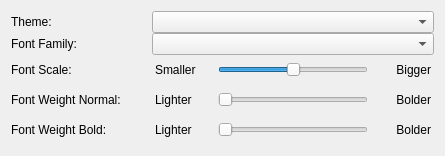
<?xml version="1.0" encoding="UTF-8"?>
<ui version="4.0">
 <class>AppearanceWidget</class>
 <widget class="QWidget" name="AppearanceWidget">
  <property name="geometry">
   <rect>
    <x>0</x>
    <y>0</y>
    <width>445</width>
    <height>156</height>
   </rect>
  </property>
  <layout class="QVBoxLayout" name="verticalLayout">
   <item>
    <layout class="QGridLayout" name="gridLayout" columnstretch="1,0,1" columnminimumwidth="1,0,1">
     <property name="sizeConstraint">
      <enum>QLayout::SetDefaultConstraint</enum>
     </property>
     <property name="spacing">
      <number>0</number>
     </property>
     <item row="3" column="2">
      <layout class="QHBoxLayout" name="hLayoutNormal">
       <property name="sizeConstraint">
        <enum>QLayout::SetFixedSize</enum>
       </property>
       <item>
        <widget class="QLabel" name="lblLighterNormal">
         <property name="minimumSize">
          <size>
           <width>60</width>
           <height>0</height>
          </size>
         </property>
         <property name="maximumSize">
          <size>
           <width>60</width>
           <height>16777215</height>
          </size>
         </property>
         <property name="text">
          <string>Lighter</string>
         </property>
         <property name="alignment">
          <set>Qt::AlignLeading|Qt::AlignLeft|Qt::AlignVCenter</set>
         </property>
        </widget>
       </item>
       <item>
        <widget class="QSlider" name="fontWeightNormalSlider">
         <property name="sizePolicy">
          <sizepolicy hsizetype="Expanding" vsizetype="Fixed">
           <horstretch>0</horstretch>
           <verstretch>0</verstretch>
          </sizepolicy>
         </property>
         <property name="minimumSize">
          <size>
           <width>150</width>
           <height>0</height>
          </size>
         </property>
         <property name="maximumSize">
          <size>
           <width>150</width>
           <height>16777215</height>
          </size>
         </property>
         <property name="minimum">
          <number>0</number>
         </property>
         <property name="maximum">
          <number>5</number>
         </property>
         <property name="value">
          <number>0</number>
         </property>
         <property name="orientation">
          <enum>Qt::Horizontal</enum>
         </property>
        </widget>
       </item>
       <item>
        <widget class="QLabel" name="lblBolderNormal">
         <property name="minimumSize">
          <size>
           <width>60</width>
           <height>0</height>
          </size>
         </property>
         <property name="maximumSize">
          <size>
           <width>60</width>
           <height>16777215</height>
          </size>
         </property>
         <property name="text">
          <string>Bolder</string>
         </property>
         <property name="alignment">
          <set>Qt::AlignRight|Qt::AlignTrailing|Qt::AlignVCenter</set>
         </property>
        </widget>
       </item>
      </layout>
     </item>
     <item row="3" column="0">
      <widget class="QLabel" name="lblFontWeightNormal">
       <property name="minimumSize">
        <size>
         <width>0</width>
         <height>0</height>
        </size>
       </property>
       <property name="text">
        <string>Font Weight Normal:</string>
       </property>
      </widget>
     </item>
     <item row="2" column="2">
      <layout class="QHBoxLayout" name="hLayoutScale">
       <property name="sizeConstraint">
        <enum>QLayout::SetFixedSize</enum>
       </property>
       <item>
        <widget class="QLabel" name="lblSmaller">
         <property name="minimumSize">
          <size>
           <width>60</width>
           <height>0</height>
          </size>
         </property>
         <property name="maximumSize">
          <size>
           <width>60</width>
           <height>16777215</height>
          </size>
         </property>
         <property name="text">
          <string>Smaller</string>
         </property>
         <property name="alignment">
          <set>Qt::AlignLeading|Qt::AlignLeft|Qt::AlignVCenter</set>
         </property>
        </widget>
       </item>
       <item>
        <widget class="QSlider" name="fontScaleSlider">
         <property name="sizePolicy">
          <sizepolicy hsizetype="Expanding" vsizetype="Fixed">
           <horstretch>0</horstretch>
           <verstretch>0</verstretch>
          </sizepolicy>
         </property>
         <property name="minimumSize">
          <size>
           <width>150</width>
           <height>0</height>
          </size>
         </property>
         <property name="maximumSize">
          <size>
           <width>150</width>
           <height>16777215</height>
          </size>
         </property>
         <property name="minimum">
          <number>-30</number>
         </property>
         <property name="maximum">
          <number>30</number>
         </property>
         <property name="singleStep">
          <number>10</number>
         </property>
         <property name="pageStep">
          <number>0</number>
         </property>
         <property name="orientation">
          <enum>Qt::Horizontal</enum>
         </property>
         <property name="tickPosition">
          <enum>QSlider::NoTicks</enum>
         </property>
         <property name="tickInterval">
          <number>3</number>
         </property>
        </widget>
       </item>
       <item>
        <widget class="QLabel" name="lblBigger">
         <property name="minimumSize">
          <size>
           <width>60</width>
           <height>0</height>
          </size>
         </property>
         <property name="maximumSize">
          <size>
           <width>60</width>
           <height>16777215</height>
          </size>
         </property>
         <property name="text">
          <string>Bigger</string>
         </property>
         <property name="alignment">
          <set>Qt::AlignRight|Qt::AlignTrailing|Qt::AlignVCenter</set>
         </property>
        </widget>
       </item>
      </layout>
     </item>
     <item row="2" column="0">
      <widget class="QLabel" name="lblFontScale">
       <property name="minimumSize">
        <size>
         <width>0</width>
         <height>0</height>
        </size>
       </property>
       <property name="text">
        <string>Font Scale:</string>
       </property>
      </widget>
     </item>
     <item row="1" column="2">
      <layout class="QVBoxLayout" name="vLayoutFamily">
       <property name="sizeConstraint">
        <enum>QLayout::SetFixedSize</enum>
       </property>
       <item>
        <widget class="QComboBox" name="fontFamily">
         <property name="minimumSize">
          <size>
           <width>282</width>
           <height>0</height>
          </size>
         </property>
         <property name="maximumSize">
          <size>
           <width>282</width>
           <height>16777215</height>
          </size>
         </property>
        </widget>
       </item>
      </layout>
     </item>
     <item row="1" column="0">
      <widget class="QLabel" name="lblFontFamily">
       <property name="minimumSize">
        <size>
         <width>0</width>
         <height>0</height>
        </size>
       </property>
       <property name="text">
        <string>Font Family:</string>
       </property>
      </widget>
     </item>
     <item row="0" column="2">
      <layout class="QVBoxLayout" name="vLayoutTheme">
       <property name="sizeConstraint">
        <enum>QLayout::SetFixedSize</enum>
       </property>
       <item>
        <widget class="QComboBox" name="theme">
         <property name="minimumSize">
          <size>
           <width>282</width>
           <height>0</height>
          </size>
         </property>
         <property name="maximumSize">
          <size>
           <width>282</width>
           <height>16777215</height>
          </size>
         </property>
        </widget>
       </item>
      </layout>
     </item>
     <item row="0" column="0">
      <widget class="QLabel" name="lblTheme">
       <property name="minimumSize">
        <size>
         <width>0</width>
         <height>0</height>
        </size>
       </property>
       <property name="text">
        <string>Theme:</string>
       </property>
      </widget>
     </item>
     <item row="4" column="0">
      <widget class="QLabel" name="lblFontWeightBold">
       <property name="minimumSize">
        <size>
         <width>0</width>
         <height>0</height>
        </size>
       </property>
       <property name="text">
        <string>Font Weight Bold:</string>
       </property>
      </widget>
     </item>
     <item row="4" column="2">
      <layout class="QHBoxLayout" name="hLayoutBold">
       <property name="sizeConstraint">
        <enum>QLayout::SetFixedSize</enum>
       </property>
       <item>
        <widget class="QLabel" name="lblLighterBold">
         <property name="minimumSize">
          <size>
           <width>60</width>
           <height>0</height>
          </size>
         </property>
         <property name="maximumSize">
          <size>
           <width>60</width>
           <height>16777215</height>
          </size>
         </property>
         <property name="text">
          <string>Lighter</string>
         </property>
         <property name="alignment">
          <set>Qt::AlignLeading|Qt::AlignLeft|Qt::AlignVCenter</set>
         </property>
        </widget>
       </item>
       <item>
        <widget class="QSlider" name="fontWeightBoldSlider">
         <property name="sizePolicy">
          <sizepolicy hsizetype="Expanding" vsizetype="Fixed">
           <horstretch>0</horstretch>
           <verstretch>0</verstretch>
          </sizepolicy>
         </property>
         <property name="minimumSize">
          <size>
           <width>150</width>
           <height>0</height>
          </size>
         </property>
         <property name="maximumSize">
          <size>
           <width>150</width>
           <height>16777215</height>
          </size>
         </property>
         <property name="minimum">
          <number>3</number>
         </property>
         <property name="maximum">
          <number>8</number>
         </property>
         <property name="value">
          <number>3</number>
         </property>
         <property name="orientation">
          <enum>Qt::Horizontal</enum>
         </property>
        </widget>
       </item>
       <item>
        <widget class="QLabel" name="lblBolderBold">
         <property name="minimumSize">
          <size>
           <width>60</width>
           <height>0</height>
          </size>
         </property>
         <property name="maximumSize">
          <size>
           <width>60</width>
           <height>16777215</height>
          </size>
         </property>
         <property name="text">
          <string>Bolder</string>
         </property>
         <property name="alignment">
          <set>Qt::AlignRight|Qt::AlignTrailing|Qt::AlignVCenter</set>
         </property>
        </widget>
       </item>
      </layout>
     </item>
     <item row="0" column="1">
      <spacer name="horizontalSpacer">
       <property name="orientation">
        <enum>Qt::Horizontal</enum>
       </property>
       <property name="sizeHint" stdset="0">
        <size>
         <width>2</width>
         <height>20</height>
        </size>
       </property>
      </spacer>
     </item>
     <item row="1" column="1">
      <spacer name="horizontalSpacer_2">
       <property name="orientation">
        <enum>Qt::Horizontal</enum>
       </property>
       <property name="sizeHint" stdset="0">
        <size>
         <width>2</width>
         <height>20</height>
        </size>
       </property>
      </spacer>
     </item>
     <item row="2" column="1">
      <spacer name="horizontalSpacer_3">
       <property name="orientation">
        <enum>Qt::Horizontal</enum>
       </property>
       <property name="sizeHint" stdset="0">
        <size>
         <width>2</width>
         <height>20</height>
        </size>
       </property>
      </spacer>
     </item>
     <item row="3" column="1">
      <spacer name="horizontalSpacer_4">
       <property name="orientation">
        <enum>Qt::Horizontal</enum>
       </property>
       <property name="sizeHint" stdset="0">
        <size>
         <width>2</width>
         <height>20</height>
        </size>
       </property>
      </spacer>
     </item>
     <item row="4" column="1">
      <spacer name="horizontalSpacer_5">
       <property name="orientation">
        <enum>Qt::Horizontal</enum>
       </property>
       <property name="sizeHint" stdset="0">
        <size>
         <width>2</width>
         <height>20</height>
        </size>
       </property>
      </spacer>
     </item>
    </layout>
   </item>
  </layout>
 </widget>
 <resources/>
 <connections/>
</ui>
